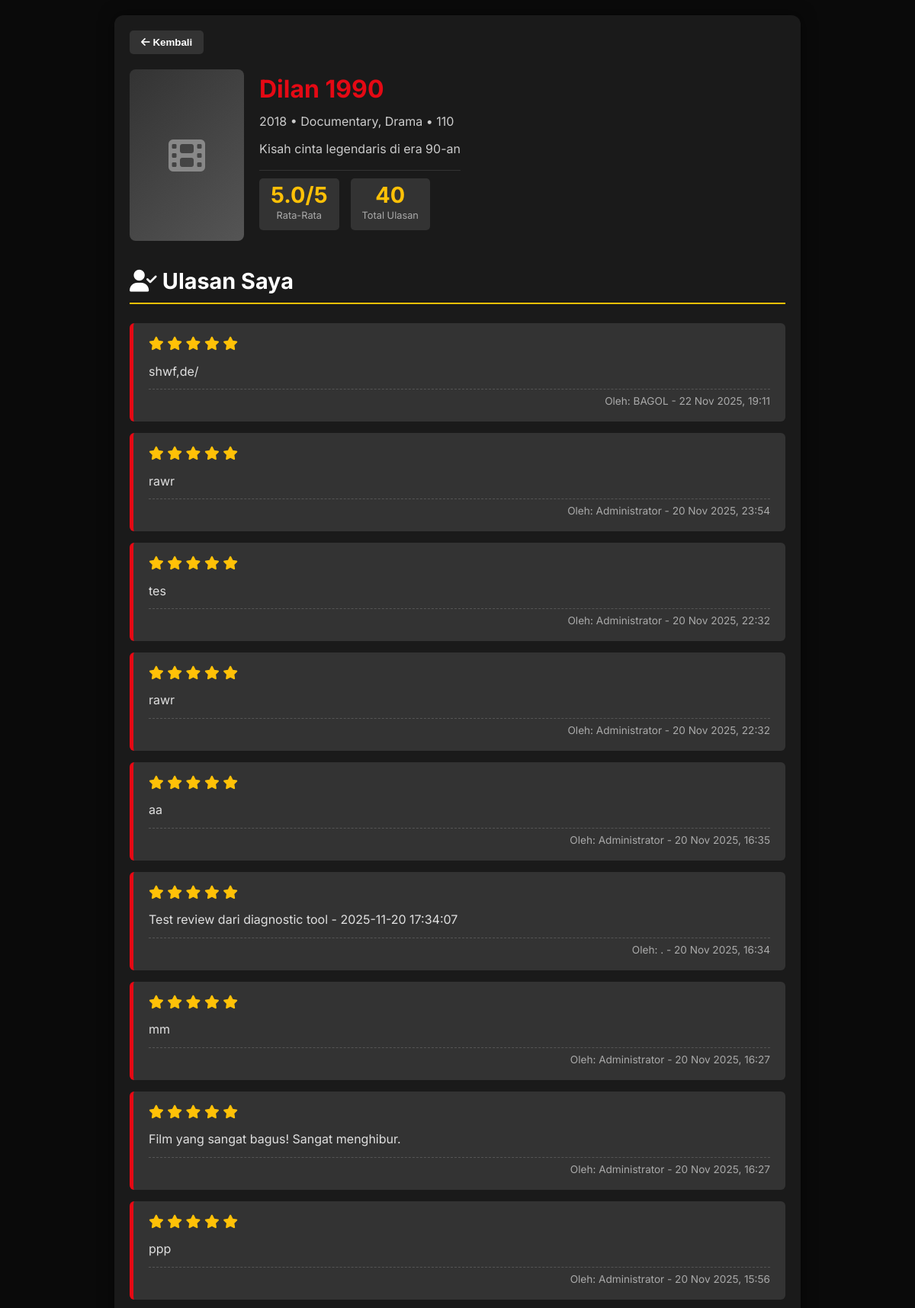
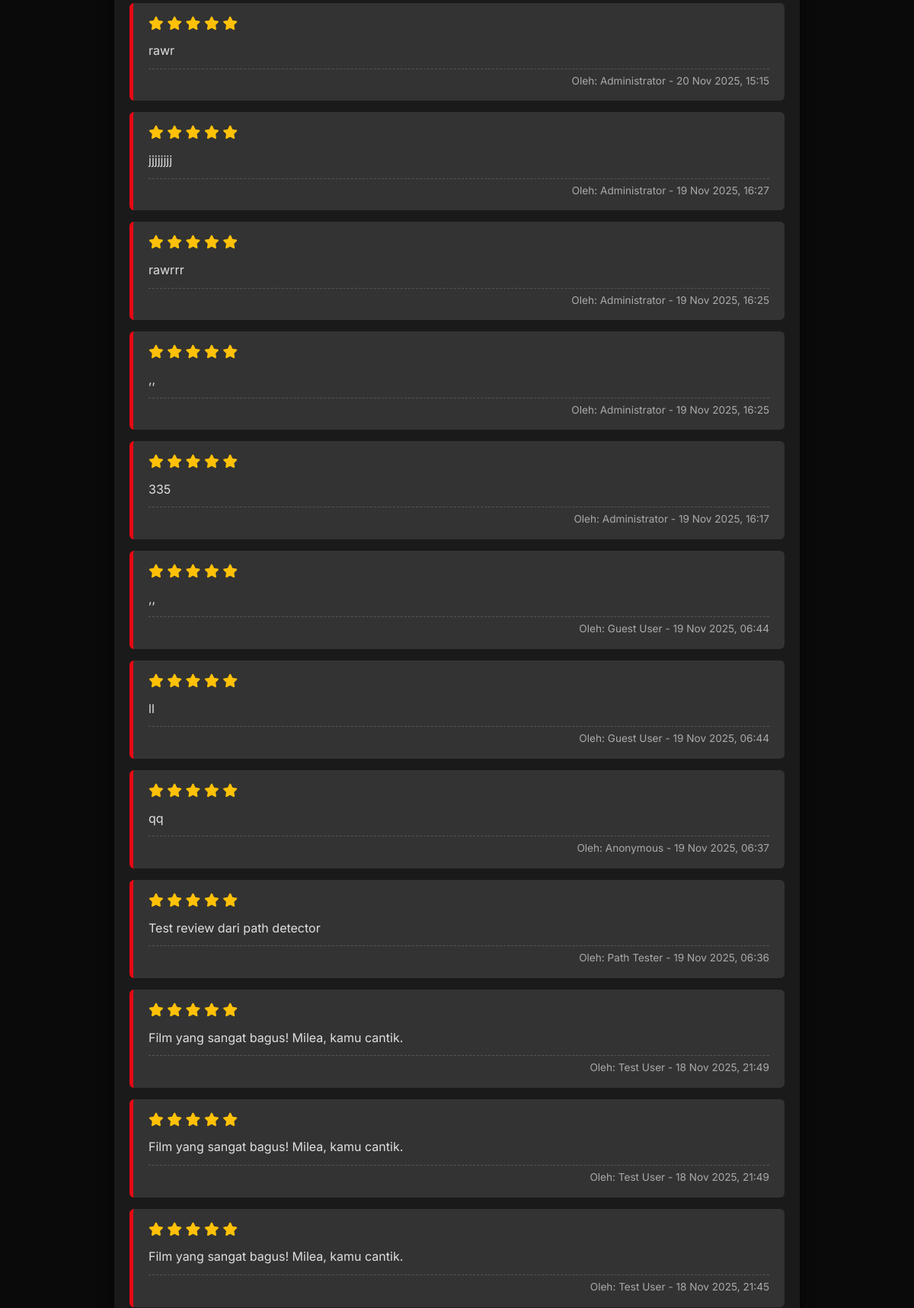
Page /ulasan_dilan1990.php (upper part) on the committed database (2 pictures, top to bottom).
### tables this page shows
CREATE TABLE `movies` (
  `id` int(11) NOT NULL,
  `title` varchar(200) NOT NULL,
  `original_title` varchar(200) DEFAULT NULL,
  `release_year` int(11) DEFAULT NULL,
  `duration` int(11) DEFAULT NULL COMMENT 'durasi dalam menit',
  `genre` varchar(100) DEFAULT NULL,
  `director` varchar(100) DEFAULT NULL,
  `cast` text DEFAULT NULL COMMENT 'JSON array atau comma separated',
  `synopsis` text DEFAULT NULL,
  `poster` varchar(255) DEFAULT NULL,
  `trailer_url` varchar(255) DEFAULT NULL,
  `average_rating` decimal(2,1) DEFAULT 0.0,
  `total_reviews` int(11) DEFAULT 0,
  `created_by` int(11) DEFAULT NULL,
  `created_at` timestamp NOT NULL DEFAULT current_timestamp(),
  `updated_at` timestamp NOT NULL DEFAULT current_timestamp() ON UPDATE current_timestamp()
);

CREATE TABLE `reviews` (
  `id` int(11) NOT NULL,
  `movie_id` int(11) NOT NULL,
  `user_id` int(11) NOT NULL,
  `rating` decimal(2,1) NOT NULL CHECK (`rating` >= 0 and `rating` <= 5),
  `review_text` text DEFAULT NULL,
  `user_name` varchar(100) DEFAULT 'Anonymous',
  `is_spoiler` tinyint(1) DEFAULT 0,
  `helpful_count` int(11) DEFAULT 0,
  `created_at` timestamp NOT NULL DEFAULT current_timestamp(),
  `updated_at` timestamp NOT NULL DEFAULT current_timestamp() ON UPDATE current_timestamp()
);

### ulasan_dilan1990.php (the view, shortened to what this page needs)
<?php
$host = '127.0.0.1';
$dbname = 'movie_review_db';
$username = 'root';
$password = '';
try {
    $pdo = new PDO("mysql:host=$host;dbname=$dbname;charset=utf8mb4", $username, $password);
    $pdo->setAttribute(PDO::ATTR_ERRMODE, PDO::ERRMODE_EXCEPTION);
} catch(PDOException $e) {
    die("❌ Database Connection Error: " . $e->getMessage());
}
$movieId = 3;
$movieStmt = $pdo->prepare("SELECT * FROM movies WHERE id = ?");
$movieStmt->execute([$movieId]);
$movie = $movieStmt->fetch(PDO::FETCH_ASSOC);
function getPosterPath($posterFromDB) {
    $possiblePaths = [__DIR__ . '/' . $posterFromDB, $posterFromDB];
    return null;
}
$reviewStmt = $pdo->prepare("
    SELECT r.id, r.movie_id, r.user_id, r.rating, r.review_text, r.created_at, r.user_name as review_user_name,
    COALESCE(u.full_name, u.username, r.user_name, 'Pengguna CineScope') as display_name
    FROM reviews r
    LEFT JOIN users u ON r.user_id = u.id
    WHERE r.movie_id = ?
    ORDER BY r.created_at DESC
");
$reviewStmt->execute([$movieId]);
$reviews = $reviewStmt->fetchAll(PDO::FETCH_ASSOC);
$totalReviews = count($reviews);
$avgRating = $totalReviews > 0 ? array_sum(array_column($reviews, 'rating')) / $totalReviews : 0;
$posterPath = getPosterPath($movie['poster']);
?>
<!DOCTYPE html>
<html lang="id">
<head>
    <link rel="stylesheet" href="https://cdnjs.cloudflare.com/ajax/libs/font-awesome/6.4.0/css/all.min.css">
</head>
<body>
    <div class="container">
        <button class="back-to-home" onclick="window.history.back()"><i class="fas fa-arrow-left"></i> Kembali</button>
        <section class="movie-header">
            <?php if ($posterPath): ?>
                <img src="<?= htmlspecialchars($posterPath) ?>" alt="Poster" class="movie-poster">
            <?php else: ?>
                <div class="poster-placeholder"><i class="fas fa-film"></i></div>
            <?php endif; ?>
            <div class="movie-info">
                <h1><?= htmlspecialchars($movie['title']) ?></h1>
                <p><?= htmlspecialchars($movie['release_year']) ?> • <?= htmlspecialchars($movie['genre']) ?> • <?= htmlspecialchars($movie['duration']) ?? '1h 50m' ?></p>
                <?php if (!empty($movie['synopsis'])): ?><p><?= htmlspecialchars($movie['synopsis']) ?></p><?php endif; ?>
                <div class="rating-summary">
                    <div class="rating-box"><div class="score"><?= $totalReviews > 0 ? number_format($avgRating, 1) . '/5' : '-' ?></div><div class="count">Rata-Rata</div></div>
                    <div class="rating-box"><div class="score"><?= $totalReviews ?></div><div class="count">Total Ulasan</div></div>
                </div>
            </div>
        </section>
        <section class="my-reviews-section">
            <h2><i class="fas fa-user-check"></i> Ulasan Saya</h2>
            <div id="my-reviews-display">
                <?php if ($totalReviews > 0): ?>
                    <?php foreach ($reviews as $review): ?>
                        <div class="review-item">
                            <div class="rating-display">
                                <?php for ($i = 1; $i <= 5; $i++): ?>
                                    <i class="fas fa-star" style="color: <?= $i <= $review['rating'] ? 'var(--star-gold)' : '#444' ?>; font-size: 1.1rem;"></i>
                                <?php endfor; ?>
                            </div>
                            <p><?= htmlspecialchars($review['review_text'] ?: '(Tidak ada ulasan tertulis)') ?></p>
                            <div class="reviewer-info">Oleh: <?= htmlspecialchars($review['display_name']) ?> - <?= date('d M Y, H:i', strtotime($review['created_at'])) ?></div>
                        </div>
                    <?php endforeach; ?>
                <?php else: ?>
                    <p style="color:#777; font-style: italic;">Anda belum membuat ulasan untuk film ini.</p>
                <?php endif; ?>
            </div>
        </section>
    </div>
</body>
</html>

### ulasan_dilan1990.php (style rules this page uses)
:root { --primary-color: #e50914; --background-dark: #0a0a0a; --card-dark: #1a1a1a; --text-light: #ffffff; --star-gold: #ffc107; }
* { margin: 0; padding: 0; box-sizing: border-box; }
body { font-family: 'Inter', sans-serif; background-color: var(--background-dark); color: var(--text-light); line-height: 1.6; padding: 20px; }
.container { max-width: 900px; margin: 0 auto; padding: 20px; background-color: var(--card-dark); border-radius: 12px; box-shadow: 0 0 20px rgba(0,0,0,0.5); }
.back-to-home { display: inline-block; background-color: #333; color: var(--text-light); padding: 8px 15px; border-radius: 5px; text-decoration: none; margin-bottom: 20px; transition: background-color 0.3s; cursor: pointer; border: none; font-weight: 600; }
.movie-header { display: flex; gap: 20px; margin-bottom: 30px; align-items: flex-start; }
.poster-placeholder { width: 150px; height: 225px; background: linear-gradient(135deg, #333 0%, #555 100%); border-radius: 8px; display: flex; align-items: center; justify-content: center; font-size: 3em; color: #888; }
.movie-info h1 { color: var(--primary-color); margin-bottom: 5px; font-size: 2em; }
.movie-info p { color: #ccc; margin-bottom: 10px; }
.rating-summary { display: flex; align-items: center; gap: 15px; margin-top: 15px; padding: 10px 0; border-top: 1px solid #333; }
.rating-box { background-color: #333; padding: 8px 15px; border-radius: 5px; text-align: center; }
.rating-box .score { font-size: 1.8em; font-weight: 700; color: var(--star-gold); line-height: 1; }
.rating-box .count { font-size: 0.8em; color: #aaa; margin-top: 2px; }
.my-reviews-section { margin-bottom: 40px; }
.my-reviews-section h2 { font-size: 1.8em; color: var(--text-light); margin-bottom: 25px; border-bottom: 2px solid var(--star-gold); padding-bottom: 5px; }
.review-item { background-color: #333; padding: 15px 20px; border-radius: 6px; margin-bottom: 15px; border-left: 5px solid var(--primary-color); }
.rating-display { margin-bottom: 10px; }
.review-item p { margin-bottom: 10px; font-size: 1em; color: #e0e0e0; }
.reviewer-info { font-size: 0.85em; color: #aaa; text-align: right; border-top: 1px dashed #555; padding-top: 5px; }

### rows in the picture
movies: title "Dilan 1990", release_year "2018", genre "Documentary, Drama", duration "110", synopsis "Kisah cinta legendaris di era 90-an"
reviews: rating 5 (drawn), review_text "shwf,de/", display_name "BAGOL", created_at "22 Nov 2025, 19:11"
reviews: rating 5 (drawn), review_text "rawr", display_name "Administrator", created_at "20 Nov 2025, 23:54"
reviews: rating 5 (drawn), review_text "tes", display_name "Administrator", created_at "20 Nov 2025, 22:32"
reviews: rating 5 (drawn), review_text "rawr", display_name "Administrator", created_at "20 Nov 2025, 22:32"
reviews: rating 5 (drawn), review_text "aa", display_name "Administrator", created_at "20 Nov 2025, 16:35"
reviews: rating 5 (drawn), review_text "Test review dari diagnostic tool - 2025-11-20 17:34:07", display_name ".", created_at "20 Nov 2025, 16:34"
reviews: rating 5 (drawn), review_text "mm", display_name "Administrator", created_at "20 Nov 2025, 16:27"
reviews: rating 5 (drawn), review_text "Film yang sangat bagus! Sangat menghibur.", display_name "Administrator", created_at "20 Nov 2025, 16:27"
reviews: rating 5 (drawn), review_text "ppp", display_name "Administrator", created_at "20 Nov 2025, 15:56"
reviews: rating 5 (drawn), review_text "rawr", display_name "Administrator", created_at "20 Nov 2025, 15:15"
reviews: rating 5 (drawn), review_text "jjjjjjjj", display_name "Administrator", created_at "19 Nov 2025, 16:27"
reviews: rating 5 (drawn), review_text "rawrrr", display_name "Administrator", created_at "19 Nov 2025, 16:25"
reviews: rating 5 (drawn), review_text ",,", display_name "Administrator", created_at "19 Nov 2025, 16:25"
reviews: rating 5 (drawn), review_text "335", display_name "Administrator", created_at "19 Nov 2025, 16:17"
reviews: rating 5 (drawn), review_text ",,", display_name "Guest User", created_at "19 Nov 2025, 06:44"
reviews: rating 5 (drawn), review_text "ll", display_name "Guest User", created_at "19 Nov 2025, 06:44"
reviews: rating 5 (drawn), review_text "qq", display_name "Anonymous", created_at "19 Nov 2025, 06:37"
reviews: rating 5 (drawn), review_text "Test review dari path detector", display_name "Path Tester", created_at "19 Nov 2025, 06:36"
reviews: rating 5 (drawn), review_text "Film yang sangat bagus! Milea, kamu cantik.", display_name "Test User", created_at "18 Nov 2025, 21:49"
reviews: rating 5 (drawn), review_text "Film yang sangat bagus! Milea, kamu cantik.", display_name "Test User", created_at "18 Nov 2025, 21:49"
reviews: rating 5 (drawn), review_text "Film yang sangat bagus! Milea, kamu cantik.", display_name "Test User", created_at "18 Nov 2025, 21:45"

### other values in the picture
$avgRating "5.0"
$totalReviews "40"
